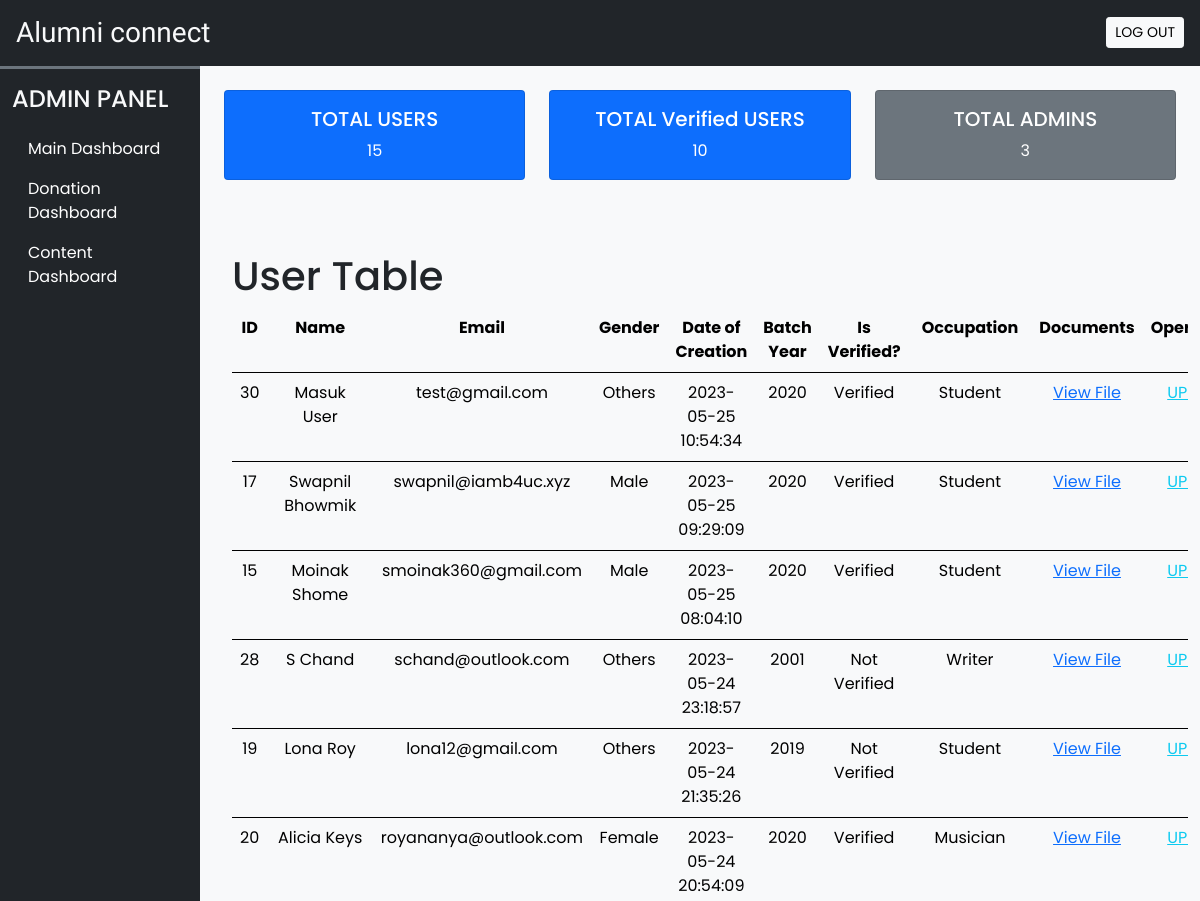
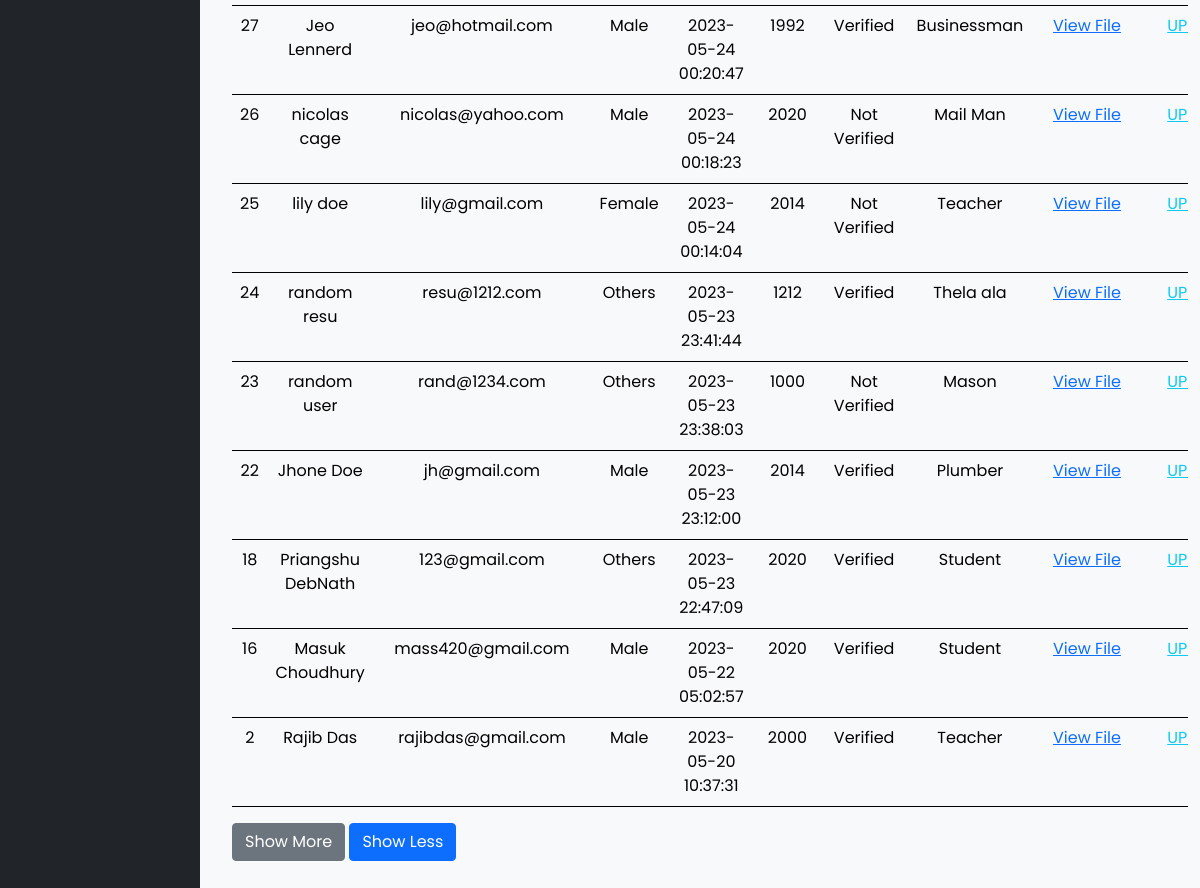
Page /admin/dashboard.php (signed in) on the committed database (2 pictures, top to bottom).
### tables this page shows
CREATE TABLE `users` (
  `id` int(11) NOT NULL,
  `firstname` varchar(30) NOT NULL,
  `lastname` varchar(30) NOT NULL,
  `email` varchar(100) NOT NULL,
  `image` varchar(1024) DEFAULT NULL,
  `password` varchar(255) NOT NULL,
  `gender` varchar(6) NOT NULL,
  `date` datetime NOT NULL,
  `batchyr` varchar(50) NOT NULL,
  `is_varified` tinyint(1) DEFAULT 0,
  `occupation` varchar(255) DEFAULT NULL,
  `validfile` varchar(1024) DEFAULT NULL,
  `facebook` varchar(255) DEFAULT 'https://facebook.com/',
  `twitter` varchar(255) DEFAULT 'https://twitter.com/',
  `linkedin` varchar(255) DEFAULT 'https://linkedin.com/',
  `bio` varchar(50) NOT NULL DEFAULT 'Hey there! I am proud to be a part of this :)'
);

### admin/subpage/db_config.php (the view, shortened to what this page needs)
<?php
function getTotalusers() {
  $con = $GLOBALS['con'];
  $sql = "SELECT COUNT(*) AS total_rows FROM users";
  $result = $con->query($sql);
  $row = $result->fetch_assoc();
  $totalRows = $row['total_rows'];
  echo $totalRows;
}
function totvusers() {
  $con = $GLOBALS['con'];
  $sql = "SELECT COUNT(*) AS total_rows FROM users WHERE is_varified = 1";
  $result = $con->query($sql);
  $row = $result->fetch_assoc();
  $totalRows = $row['total_rows'];
  echo $totalRows;
}
function getTotaladmins() {
  $con = $GLOBALS['con'];
  $sql = "SELECT COUNT(*) AS total_rows FROM admin_cred";
  $result = $con->query($sql);
  $row = $result->fetch_assoc();
  $totalRows = $row['total_rows'];
  echo $totalRows;
}
function usertab() {
  $con = $GLOBALS['con'];
  $sql = "SELECT * FROM users ORDER BY date DESC LIMIT 20";
  $result = $con->query($sql);
  if ($result->num_rows > 0) {
    echo "<table class='table text-center table-light'>";
    echo "<tr>
      <th>ID</th>
      <th>Name</th>
      <th>Email</th>
      <th>Gender</th>
      <th>Date of Creation</th>
      <th>Batch Year</th>
      <th>Is Verified?</th>
      <th>Occupation</th>
      <th>Documents</th>
      <th>Operations</th>
      </tr>";
  while ($row = $result->fetch_assoc()) {
    $id = $row["id"];
    $ws= " ";
    $fname = $row["firstname"];
    $lname = $row["lastname"];
    $email = $row["email"];
    $gender = $row["gender"];
    $creationDate = $row["date"];
    $batchyr = $row["batchyr"];
    $docs= $row["validfile"];
    if ($row["is_varified"]==0) {
      $verified = "Not Verified";
    } else {
      $verified = "Verified";
    }
    $occupation = $row["occupation"];
    echo "<tr>";
    echo "<td>$id</td>";
    echo "<td>$fname$ws$lname</td>";
    echo "<td>$email</td>";
    echo "<td>$gender</td>";
    echo "<td>$creationDate</td>";
    echo "<td>$batchyr</td>";
    echo "<td>$verified</td>";
    echo "<td>$occupation</td>";
    echo "<td><a href='$docs' target='_blank'>View File</a></td>";
    echo "<td>"; echo "<a href='update.php?id=$row[id]&fn=$row[firstname]&ln=$row[lastname]&em=$row[email]&vr=$row[is_varified]' class='link-info link-offset-2 link-underline-opacity-25 link-underline-opacity-100-hover' onclick='return checkdelete()'>UPDATE</a>"; echo "</td>";
    echo "</tr>";
  }
  echo "</table>";
  } else {
    echo "No rows found.";
  }
}

### admin/css/common.css (style rules this page uses)
:root { --teal: #2ec1ac; --teal_hover: #279e8c; }
* { font-family: 'Poppins', sans-serif; }

### rows in the picture
users: id "30", firstname "Masuk", lastname "User", email "test@gmail.com", gender "Others", date "2023-05-25 10:54:34", batchyr "2020", is_varified "Verified", occupation "Student"
users: id "17", firstname "Swapnil", lastname "Bhowmik", email "swapnil@iamb4uc.xyz", gender "Male", date "2023-05-25 09:29:09", batchyr "2020", is_varified "Verified", occupation "Student"
users: id "15", firstname "Moinak", lastname "Shome", email "smoinak360@gmail.com", gender "Male", date "2023-05-25 08:04:10", batchyr "2020", is_varified "Verified", occupation "Student"
users: id "28", firstname "S", lastname "Chand", email "schand@outlook.com", gender "Others", date "2023-05-24 23:18:57", batchyr "2001", is_varified "Not Verified", occupation "Writer"
users: id "19", firstname "Lona", lastname "Roy", email "lona12@gmail.com", gender "Others", date "2023-05-24 21:35:26", batchyr "2019", is_varified "Not Verified", occupation "Student"
users: id "20", firstname "Alicia", lastname "Keys", email "royananya@outlook.com", gender "Female", date "2023-05-24 20:54:09", batchyr "2020", is_varified "Verified", occupation "Musician"
users: id "27", firstname "Jeo", lastname "Lennerd", email "jeo@hotmail.com", gender "Male", date "2023-05-24 00:20:47", batchyr "1992", is_varified "Verified", occupation "Businessman"
users: id "26", firstname "nicolas", lastname "cage", email "nicolas@yahoo.com", gender "Male", date "2023-05-24 00:18:23", batchyr "2020", is_varified "Not Verified", occupation "Mail Man"
users: id "25", firstname "lily", lastname "doe", email "lily@gmail.com", gender "Female", date "2023-05-24 00:14:04", batchyr "2014", is_varified "Not Verified", occupation "Teacher"
users: id "24", firstname "random", lastname "resu", email "resu@1212.com", gender "Others", date "2023-05-23 23:41:44", batchyr "1212", is_varified "Verified", occupation "Thela ala"
users: id "23", firstname "random", lastname "user", email "rand@1234.com", gender "Others", date "2023-05-23 23:38:03", batchyr "1000", is_varified "Not Verified", occupation "Mason"
users: id "22", firstname "Jhone", lastname "Doe", email "jh@gmail.com", gender "Male", date "2023-05-23 23:12:00", batchyr "2014", is_varified "Verified", occupation "Plumber"
users: id "18", firstname "Priangshu", lastname "DebNath", email "123@gmail.com", gender "Others", date "2023-05-23 22:47:09", batchyr "2020", is_varified "Verified", occupation "Student"
users: id "16", firstname "Masuk", lastname "Choudhury", email "mass420@gmail.com", gender "Male", date "2023-05-22 05:02:57", batchyr "2020", is_varified "Verified", occupation "Student"
users: id "2", firstname "Rajib", lastname "Das", email "rajibdas@gmail.com", gender "Male", date "2023-05-20 10:37:31", batchyr "2000", is_varified "Verified", occupation "Teacher"

### other values in the picture
$totalRows "15"
$totalRows "10"
$totalRows "3"
